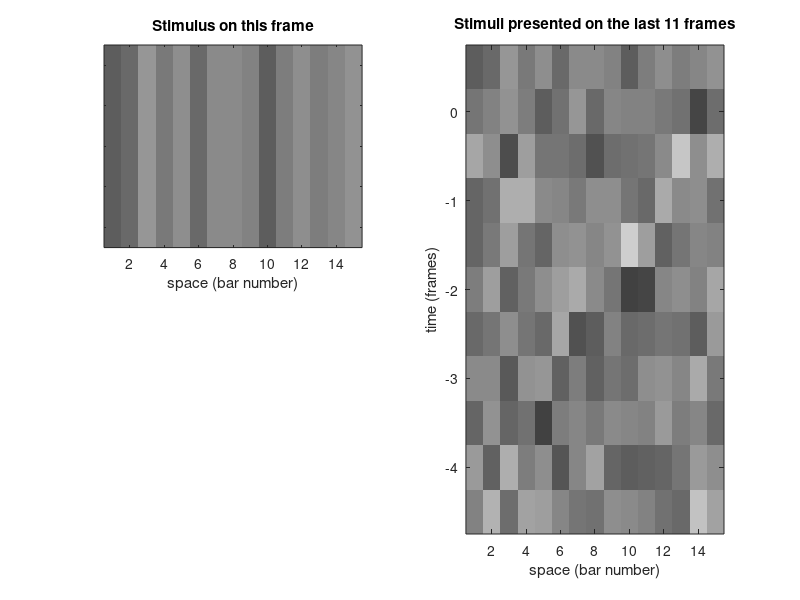

Write the MATLAB code that produced this figure. (Note: this script raises an error after producing the figure.)
% -------------------------------------------------------------------------
% STCovTutorial.m

addpath('dependencies_STCovTutorial');
addpath('dependencies_motion');

% This tutorial demonstrates how spike-triggered covariance can
% be used to recover functional models in white-noise experiments.
% The technique is applied to the Adelson-Bergen opponent Energy 
% model. Before running this tutorial, you should run the 
% motionTutorial to aquaint yourself with spatiotemporal 
% receptive fields.
%
% For a more complete description of the method, see: Simoncelli et al
% (2004) Characterization of neural responses with stochastic stimuli.
% In: The New Cognitive Sciences, 3rd edition (ed. Gazzaniga). MIT Press.
%
% Nicole Rust, June 2004
% -------------------------------------------------------------------------


%% Gaussian white noise stimulus:
% The white noise stimlus we will be using to recover models of 
% simulated neurons is a bar stimulus.  The intensity of the bar
% values are chosen from a Gaussian distribution.
nT=11;
nX = 15;
stim = randn(100000,nX);
stim = stim./max(max(abs(stim)));

% Plot the stimulus presented on each frame and the stimulus history over
% the last 11 frames.  Notice that the random stimulus produces motion
% that is sometimes net leftward, sometimes rightward.
figure
for n=nT:nT+10
    subplot(2,2,1)
    %n
    imagesc(stim(n,:),[-1 1]); 
    colormap(gray);
    title('Stimulus on this frame')
    xlabel('space (bar number)')
    set(gca,'YTickLabel',[]);
    subplot(1,2,2)
    imagesc(flipud(stim(n-nT+1:n,:)),[-1 1]);
    title(['Stimuli presented on the last ',num2str(nT),' frames'])
    set(gca,'YTickLabel','0|-1|-2|-3|-4|-5|-6|-7|-8');
    xlabel('space (bar number)')
    ylabel('time (frames)')
    pause(0.25)
end;

% Our model cell will depend on the bar history on the 11 frames preceeding
% a spike. To model the cell, we begin by constructing a matrix whose rows 
% contain the 11-frame bar history at successive points in time:
allStim = zeros(size(stim,1)-nT+1, nX*nT);
for n = 1:size(allStim,1)
  allStim(n, :) = reshape(stim(n:n+nT-1,:),[1,nX*nT]);
end

% OPPONENT ENERGY MODEL --------------------------------------------------
%
% The energy model produces a phase-invariant response by combining the
% summed squared output of two filters in quaderature.  The opponent energy
% model computes the difference between a pair tuned for rightward motion
% and a second tuned for leftward motion.  Spike-triggered covariance
% recovers a model of the cell containing four equivalent filters.

% The linear filters used for the models in this tutorial are
% space-time oriented receptive fields.  For a description
% of space-time representations of motion and construction
% of directionally tuned linear filters, see the motionTutorial.
% We will be working with four filters: a pair tuned for rightward
% motion and a second pair tuned for leftward motion.  The members
% of each pair have a quaderature (90 degree) phase relationship:
[leftward_1, leftward_2, rightward_1, rightward_2] = ABmodel;

% The response is modeled by first projecting the stimulus onto each
% of the four filters, squaring their outputs, and taking the difference
% between the rightward and leftward detectors:
Eflts = [reshape(rightward_1,1,nX*nT)', reshape(rightward_2,1,nX*nT)'];
Sflts = [reshape(leftward_1,1,nX*nT)', reshape(leftward_2,1,nX*nT)'];
genpot = sum((allStim*Eflts)'.^2)' - sum((allStim*Sflts)'.^2)';

% The signal is now in units of firing rate.  We simulate spikes with an
% approximately Poisson process:
nspks = (rand(size(genpot,1),1) < genpot);
spikes = [zeros(1,nT-1), nspks(1:end-2)'];
sum(spikes)
stim = stim(1:length(spikes),:);

%% SPIKE-TRIGGERED COVARIANCE -------------------------------------------
%
% Above, we simulated a white noise experiment.  Now we will recover a
% model of our simulated neuron using spike-triggered covariance.

% We can't use the first few spikes because they don't have a complete
% stimulus history:
spikes(1:(nT-1)) = 0; 
nspikes = sum(spikes); 
spikeInd=(find(spikes>0.5));
wts = spikes(spikeInd);

% We begin by isolating the stimuli that produced spikes
spikeStim = zeros(length(spikeInd), nX*nT);
for n = 1:length(spikeInd)
  ind = spikeInd(n);
  spikeStim(n,:) = allStim(ind-nT+1,:);
end
 
% Now we compute the normalized (unit vector) STA and project it
% out of the spike-triggered stimuli.  Normally, one would compute covariance
% about a mean by subtracting the mean out (to recenter the distribution).  
% The filters recovered by STC will all be orthogonal;  projecting out the 
% STA ensures that the STA is orthogonal to these as well.  In this case,
% the STA will be flat (we are working with the phase-insensitive
% motion-energy model). But if we did have a residual STA, this would be
% important
figure;
sta = wts*spikeStim ./ nspikes;
staN = sta(:)/sqrt(sum(sta.^2)); % normalized STA
stim2 = spikeStim - spikeStim*staN*staN';  %project out the STA

% Now, we compute the covariance of stimuli preceding spikes:
covv = innerProd(stim2)./ (length(spikes)-1);
subplot(2,2,1);
% The diagonal of this matrix describes the variance, which swamps the
% covariance between dimensions. To visualize the covariance matrix, we
% will set the diagonal to zero so we can see the covariance structure:
imagesc(covv.*(1-eye(size(covv,1))));colormap(gray);
title('Covariance matrix')

% The dimensionality of our space (D) is defined as the number of bars (nX) 
% multiplied by the number of time bins (nT). The stimulus space can be 
% envisioned as a D dimensional space and each nX*nT stimulus block can be 
% envisioned as a vector in that space.  An "axis" in this space
% corresponds to a particular instantiation of the stimulus on once side of
% the origin, the inverse of that stimulus on the other side of the
% origin, and all points in between. The covariance matrix describes the 
% dependency of spiking on the covariation between every pair of dimensions 
% (e.g. how spiking depends on the covariation between bar 2 at time 2 and bar 
% 2 at time 3). A principal components analysis (PCA) applied to this matrix 
% returns D orthogonal vectors (the eigenvectors) and the variance of the 
% distribution spike-triggered stimulus distribution along each vectors, the 
% eigenvalues.   
[evect,eval] = sortedEig(covv);  eval = diag(eval);

% The stimuli that produced spikes form a cloud of points in this high
% dimensional space. PCA fits a D dimensional hyperellipse to this cloud.
% Given no correlation between the stimulus and the spikes and an infinite 
% amount of data, the vectors will be assigned randomly and the variance 
% along each axis will be the variance of the stimulus (PCA will fit a
% hypersphere to the spike-triggered stimuli).  Given no correlation
% between the stimulus and the spikes and a finite amount of data, some axes
% will have a variance slightly higher than the data and some lower, just by 
% chance.  We are interested in vectors along which the variance is significantly
% different than these chance correlations.  Normally, we would use bootstrap
% hypothesis testing to confirm which filters have a variance significantly
% different than the chance distribution.  But for our purposes here, a
% thumb-rule will suffice: when the filters are plotted in rank order,
% those that "pop-off" of the distribution are significant.  

% Plot the eigenvalues
subplot(2,2,2)
mxx = max(max(eval(1:end-1))).*1.3;
plot(eval(1:end-1),'.')
axis([0 length(evect) 0 mxx])
xlabel('rank number')
ylabel('eigenvalue (variance)')
title('PCA of the covariance matrix')

% Now, let's plot the filters.  First, plot the STA.  The STA is
% flat (approximately zero valued).
subplot(2,5,6)
mx = max([max(max(abs(staN))), max(max(abs(evect)))]);
imagesc(reshape(staN,nT,nX),[-mx mx]);
axis('off');title('STA'); colormap(gray);

% Plot the STC filters.  Remember, only those filters whose eigenvalues
% are significantly higher or lower than chance ("pop-off" the
% distribtuion) are considered significant.  If you look closely, you will
% see that there are two filters with high variance and two with low
% variance that meet this criteria:
filters = evect(:,[1 2 nT*nX-2 nT*nX-1]);
for n=1:size(filters,2)
    subplot(2,5,6+n)
    imagesc(reshape(filters(:,n),nT,nX),[-mx mx]);
    title(['STC Filter ',num2str(n)]);
    axis('off')
end;
colormap(gray)

% Compare these filters to the original rightward and leftward filters we
% started with.  Note that the filters may be inversed in sign relative to
% the original filters.  In our simulated neuron, the filter outputs were
% squared, thus it is irrelevant whether the filter or its inverse are returned by
% PCA.  Note also that PCA forces the filters to be orthogonal and consequently the
% filters need not be exactly those that we started with.  But the filters recovered 
% by STC span the same linear subspace as the filters for the simulated neuron.  
% In other words, the set of filters will produce a model that given the same 
% input (stimulus), will produce the same output.

% RECOVERING THE NONLINEARITY --------------------------------------------
%
% In our original model, the rightward and leftward detectors were each
% combined via a sum of squares and the difference between the the
% rightward and leftward signals taken to produce a firing rate.  Thus 
% far, we have recovered the set of linear filters.  Now we want to recover 
% the nonlinear function that describes the combination of filter outputs.  
% Given that we recovered 4 filters from STC, this nonlinear function is
% described by a joint 4-dimensional probability distribution.  Unfortunately, 
% we don't have enough data here to reconstruct this function completely. But
% we can look at slices through it.  Here, we reconstruct firing rate as a 
% function of the output of single filters by taken the ratio of the spiking 
% stimuli and all stimuli projected onto the filters.

figure
for n=1:4
    allProj = allStim*filters(:,n);
    spkProj = spikeStim*filters(:,n);

    mx = max(abs(allProj))+0.01;
    binedg = -mx:mx/19:mx;

    [rawhist] = histc(allProj, binedg);
    [spkhist] = histc(spkProj, binedg);

    NL(n,:) = spkhist(1:end-1)./rawhist(1:end-1);
    bins(n,:) = binedg(1:end-1)+diff(binedg(1:2))/2;
    subplot(4,1,n)
    plot(bins(n,:), NL(n,:));
    hold on;
    plot(bins(n,:), NL(n,:),'o');
    if (n<3)
    axis([-1 1 0 1])
    text(-0.2, 0.8,['STC filter ',num2str(n)]);
    else
    axis([-1 1 0 0.3])
    text(-0.2, 0.25,['STC filter ',num2str(n)]);
    end;
    ylabel('spikes/frame')
    
end;
    xlabel('filter output')
    
  % As you can see, firing rate increases as a function of the squared output of
  % STC filters 1 and 2 and decreases as a function of the squared output
  % of filters 3 and 4.  Thus, the first two filters have an excitatory
  % influence on the simulated neuron's response and the last two are
  % suppressive.  We now have a complete model of our simulated neuron that
  % describes how a stimulus is converted into a firing rate response.

% END
